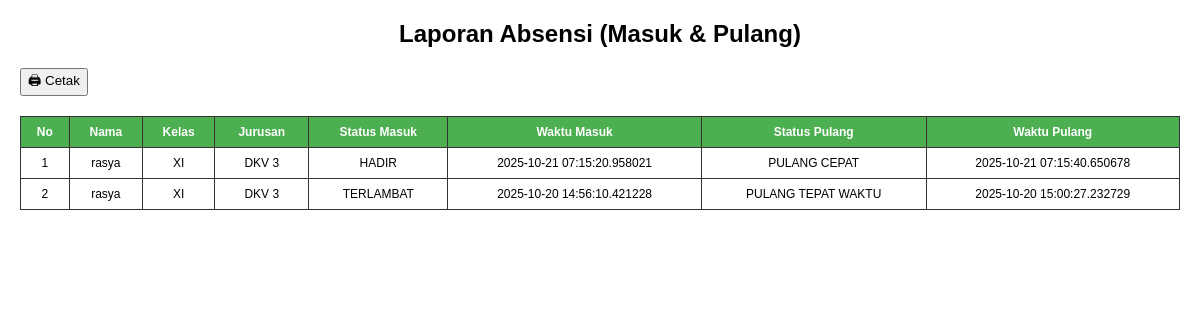
/admin/absensi/print (signed in), run on the app's committed database.
### tables this page shows
CREATE TABLE absensi (
            id INTEGER PRIMARY KEY AUTOINCREMENT,
            siswa_id INTEGER,
            nama TEXT NOT NULL,
            kelas TEXT NOT NULL,
            jurusan TEXT NOT NULL,
            latitude REAL,
            longitude REAL,
            status TEXT NOT NULL,
            waktu TIMESTAMP DEFAULT CURRENT_TIMESTAMP
        , waktu_pulang TIMESTAMP, status_pulang TEXT, latitude_pulang REAL, longitude_pulang REAL, bukti_surat TEXT, alasan_pulang TEXT);

### app.py (the view)
@app.route("/admin/absensi/print")
@login_required
def print_absensi():
    conn = sqlite3.connect(DB_NAME)
    cur = conn.cursor()
    cur.execute("""
        SELECT nama, kelas, jurusan, status, waktu,
               status_pulang, waktu_pulang
        FROM absensi
        ORDER BY waktu DESC
    """)
    absensi = cur.fetchall()
    conn.close()
    return render_template("admin/print_absensi.html", absensi=absensi)

### app.py (called while the page is built)
def login_required(f):
    from functools import wraps
    @wraps(f)
    def decorated_function(*args, **kwargs):
        if 'admin_logged_in' not in session:
            return redirect(url_for('admin_login'))
        return f(*args, **kwargs)
    return decorated_function

### templates/admin/print_absensi.html (shortened to what this page needs)
<!DOCTYPE html>
<html lang="id">
<head>
</head>
<body>
  <h2>Laporan Absensi (Masuk & Pulang)</h2>
  <button onclick="window.print()">🖨 Cetak</button>
  <table>
    <thead>
      <tr>
        <th>No</th>
        <th>Nama</th>
        <th>Kelas</th>
        <th>Jurusan</th>
        <th>Status Masuk</th>
        <th>Waktu Masuk</th>
        <th>Status Pulang</th>
        <th>Waktu Pulang</th>
      </tr>
    </thead>
    <tbody>
      {% for a in absensi %}
      <tr>
        <td>{{ loop.index }}</td>
        <td>{{ a[0] }}</td>
        <td>{{ a[1] }}</td>
        <td>{{ a[2] }}</td>
        <td>{{ a[3] }}</td>
        <td>{{ a[4] }}</td>
        <td>
          {% if a[5] %}
            {{ a[5] }}
          {% else %}
            <span class="belum-pulang">Belum Pulang</span>
          {% endif %}
        </td>
        <td>
          {% if a[6] %}
            {{ a[6] }}
          {% else %}
            <span class="belum-pulang">-</span>
          {% endif %}
        </td>
      </tr>
      {% endfor %}
    </tbody>
  </table>
</body>
</html>

### templates/admin/print_absensi.html (style rules this page uses)
body { font-family: Arial, sans-serif; margin: 20px; }
h2 { text-align: center; margin-bottom: 20px; }
table { width: 100%; border-collapse: collapse; margin-top: 20px; font-size: 12px; }
th, td { border: 1px solid #333; padding: 8px; text-align: center; }
th { background-color: #4CAF50; color: white; }

### data on the page
absensi: nama "rasya", kelas "XI", jurusan "DKV 3", status "HADIR", waktu "2025-10-21 07:15:20.958021", status_pulang "PULANG CEPAT", waktu_pulang "2025-10-21 07:15:40.650678"
absensi: nama "rasya", kelas "XI", jurusan "DKV 3", status "TERLAMBAT", waktu "2025-10-20 14:56:10.421228", status_pulang "PULANG TEPAT WAKTU", waktu_pulang "2025-10-20 15:00:27.232729"
